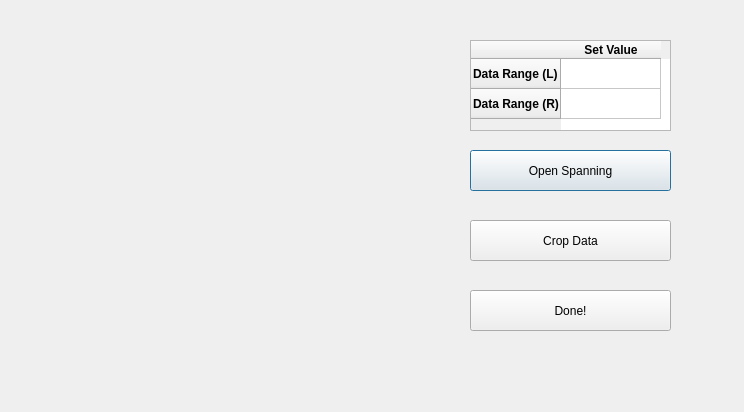
<?xml version="1.0" encoding="UTF-8"?>
<ui version="4.0">
 <class>Dialog</class>
 <widget class="QDialog" name="Dialog">
  <property name="geometry">
   <rect>
    <x>0</x>
    <y>0</y>
    <width>744</width>
    <height>412</height>
   </rect>
  </property>
  <property name="windowTitle">
   <string>Dialog</string>
  </property>
  <widget class="MplWidget" name="MplWidget" native="true">
   <property name="geometry">
    <rect>
     <x>10</x>
     <y>40</y>
     <width>431</width>
     <height>351</height>
    </rect>
   </property>
  </widget>
  <widget class="QTableWidget" name="tableWidget_Range">
   <property name="geometry">
    <rect>
     <x>470</x>
     <y>40</y>
     <width>201</width>
     <height>91</height>
    </rect>
   </property>
   <property name="font">
    <font>
     <weight>75</weight>
     <bold>true</bold>
    </font>
   </property>
   <row>
    <property name="text">
     <string>Data Range (L)</string>
    </property>
   </row>
   <row>
    <property name="text">
     <string>Data Range (R)</string>
    </property>
   </row>
   <column>
    <property name="text">
     <string>Set Value</string>
    </property>
   </column>
  </widget>
  <widget class="QPushButton" name="button_DataRange">
   <property name="geometry">
    <rect>
     <x>470</x>
     <y>150</y>
     <width>201</width>
     <height>41</height>
    </rect>
   </property>
   <property name="text">
    <string>Open Spanning</string>
   </property>
  </widget>
  <widget class="QPushButton" name="button_Done">
   <property name="geometry">
    <rect>
     <x>470</x>
     <y>290</y>
     <width>201</width>
     <height>41</height>
    </rect>
   </property>
   <property name="text">
    <string>Done!</string>
   </property>
  </widget>
  <widget class="QPushButton" name="button_DataRange_2">
   <property name="geometry">
    <rect>
     <x>470</x>
     <y>220</y>
     <width>201</width>
     <height>41</height>
    </rect>
   </property>
   <property name="text">
    <string>Crop Data</string>
   </property>
  </widget>
 </widget>
 <customwidgets>
  <customwidget>
   <class>MplWidget</class>
   <extends>QWidget</extends>
   <header>mplwidget.h</header>
   <container>1</container>
  </customwidget>
 </customwidgets>
 <resources/>
 <connections/>
</ui>
